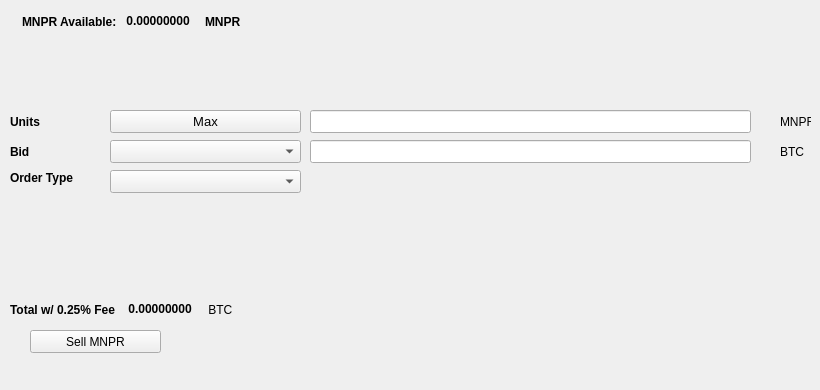
   <widget class="QWidget" name="SellTab">
    <attribute name="title">
     <string>Sell</string>
    </attribute>
    <widget class="QLabel" name="label_16">
     <property name="geometry">
      <rect>
       <x>780</x>
       <y>140</y>
       <width>31</width>
       <height>23</height>
      </rect>
     </property>
     <property name="text">
      <string>BTC</string>
     </property>
    </widget>
    <widget class="QComboBox" name="SellBidcomboBox">
     <property name="geometry">
      <rect>
       <x>110</x>
       <y>140</y>
       <width>191</width>
       <height>23</height>
      </rect>
     </property>
     <property name="font">
      <font>
       <pointsize>10</pointsize>
      </font>
     </property>
    </widget>
    <widget class="QLabel" name="label_18">
     <property name="geometry">
      <rect>
       <x>10</x>
       <y>110</y>
       <width>46</width>
       <height>23</height>
      </rect>
     </property>
     <property name="font">
      <font>
       <weight>75</weight>
       <bold>true</bold>
      </font>
     </property>
     <property name="text">
      <string>Units</string>
     </property>
    </widget>
    <widget class="QPushButton" name="Sell_Max_Amount">
     <property name="geometry">
      <rect>
       <x>110</x>
       <y>110</y>
       <width>191</width>
       <height>23</height>
      </rect>
     </property>
     <property name="font">
      <font>
       <pointsize>10</pointsize>
      </font>
     </property>
     <property name="text">
      <string>Max</string>
     </property>
    </widget>
    <widget class="QLabel" name="label_20">
     <property name="geometry">
      <rect>
       <x>10</x>
       <y>170</y>
       <width>91</width>
       <height>16</height>
      </rect>
     </property>
     <property name="font">
      <font>
       <weight>75</weight>
       <bold>true</bold>
      </font>
     </property>
     <property name="text">
      <string>Order Type</string>
     </property>
    </widget>
    <widget class="QComboBox" name="SellOrdertypeCombo">
     <property name="geometry">
      <rect>
       <x>110</x>
       <y>170</y>
       <width>191</width>
       <height>23</height>
      </rect>
     </property>
     <property name="font">
      <font>
       <pointsize>10</pointsize>
      </font>
     </property>
    </widget>
    <widget class="QLabel" name="label_21">
     <property name="geometry">
      <rect>
       <x>10</x>
       <y>140</y>
       <width>46</width>
       <height>23</height>
      </rect>
     </property>
     <property name="font">
      <font>
       <weight>75</weight>
       <bold>true</bold>
      </font>
     </property>
     <property name="text">
      <string>Bid</string>
     </property>
    </widget>
    <widget class="QLabel" name="label_22">
     <property name="geometry">
      <rect>
       <x>780</x>
       <y>110</y>
       <width>31</width>
       <height>23</height>
      </rect>
     </property>
     <property name="text">
      <string>MNPR</string>
     </property>
    </widget>
    <widget class="QLineEdit" name="UnitsInputRUP">
     <property name="geometry">
      <rect>
       <x>310</x>
       <y>110</y>
       <width>441</width>
       <height>23</height>
      </rect>
     </property>
     <property name="font">
      <font>
       <pointsize>9</pointsize>
       <weight>75</weight>
       <bold>true</bold>
      </font>
     </property>
    </widget>
    <widget class="QLineEdit" name="SellBidPriceEdit">
     <property name="geometry">
      <rect>
       <x>310</x>
       <y>140</y>
       <width>441</width>
       <height>23</height>
      </rect>
     </property>
     <property name="font">
      <font>
       <pointsize>9</pointsize>
       <weight>75</weight>
       <bold>true</bold>
      </font>
     </property>
    </widget>
    <widget class="QPushButton" name="SellRUPBTN">
     <property name="geometry">
      <rect>
       <x>30</x>
       <y>330</y>
       <width>131</width>
       <height>23</height>
      </rect>
     </property>
     <property name="text">
      <string>Sell MNPR</string>
     </property>
     <property name="icon">
      <iconset resource="../mnpro">
       <normaloff>:/icons/bitcoin</normaloff>:/icons/bitcoin</iconset>
     </property>
    </widget>
    <widget class="QWidget" name="layoutWidget3">
     <property name="geometry">
      <rect>
       <x>22</x>
       <y>12</y>
       <width>258</width>
       <height>19</height>
      </rect>
     </property>
     <layout class="QHBoxLayout" name="horizontalLayout">
      <item>
       <widget class="QLabel" name="label232_2">
        <property name="font">
         <font>
          <weight>75</weight>
          <bold>true</bold>
         </font>
        </property>
        <property name="text">
         <string>MNPR Available:</string>
        </property>
       </widget>
      </item>
      <item>
       <widget class="QLabel" name="MNPRAvailableLabel">
        <property name="palette">
         <palette>
          <active>
           <colorrole role="WindowText">
            <brush brushstyle="SolidPattern">
             <color alpha="255">
              <red>0</red>
              <green>0</green>
              <blue>0</blue>
             </color>
            </brush>
           </colorrole>
           <colorrole role="Button">
            <brush brushstyle="SolidPattern">
             <color alpha="255">
              <red>0</red>
              <green>170</green>
              <blue>0</blue>
             </color>
            </brush>
           </colorrole>
           <colorrole role="Light">
            <brush brushstyle="SolidPattern">
             <color alpha="255">
              <red>0</red>
              <green>255</green>
              <blue>0</blue>
             </color>
            </brush>
           </colorrole>
           <colorrole role="Midlight">
            <brush brushstyle="SolidPattern">
             <color alpha="255">
              <red>0</red>
              <green>212</green>
              <blue>0</blue>
             </color>
            </brush>
           </colorrole>
           <colorrole role="Dark">
            <brush brushstyle="SolidPattern">
             <color alpha="255">
              <red>0</red>
              <green>85</green>
              <blue>0</blue>
             </color>
            </brush>
           </colorrole>
           <colorrole role="Mid">
            <brush brushstyle="SolidPattern">
             <color alpha="255">
              <red>0</red>
              <green>113</green>
              <blue>0</blue>
             </color>
            </brush>
           </colorrole>
           <colorrole role="Text">
            <brush brushstyle="SolidPattern">
             <color alpha="255">
              <red>0</red>
              <green>170</green>
              <blue>0</blue>
             </color>
            </brush>
           </colorrole>
           <colorrole role="BrightText">
            <brush brushstyle="SolidPattern">
             <color alpha="255">
              <red>255</red>
              <green>255</green>
              <blue>255</blue>
             </color>
            </brush>
           </colorrole>
           <colorrole role="ButtonText">
            <brush brushstyle="SolidPattern">
             <color alpha="255">
              <red>0</red>
              <green>0</green>
              <blue>0</blue>
             </color>
            </brush>
           </colorrole>
           <colorrole role="Base">
            <brush brushstyle="SolidPattern">
             <color alpha="255">
              <red>255</red>
              <green>255</green>
              <blue>255</blue>
             </color>
            </brush>
           </colorrole>
           <colorrole role="Window">
            <brush brushstyle="SolidPattern">
             <color alpha="255">
              <red>0</red>
              <green>170</green>
              <blue>0</blue>
             </color>
            </brush>
           </colorrole>
           <colorrole role="Shadow">
            <brush brushstyle="SolidPattern">
             <color alpha="255">
              <red>0</red>
              <green>0</green>
              <blue>0</blue>
             </color>
            </brush>
           </colorrole>
           <colorrole role="AlternateBase">
            <brush brushstyle="SolidPattern">
             <color alpha="255">
              <red>127</red>
              <green>212</green>
              <blue>127</blue>
             </color>
            </brush>
           </colorrole>
           <colorrole role="ToolTipBase">
            <brush brushstyle="SolidPattern">
             <color alpha="255">
              <red>255</red>
              <green>255</green>
              <blue>220</blue>
             </color>
            </brush>
           </colorrole>
           <colorrole role="ToolTipText">
            <brush brushstyle="SolidPattern">
             <color alpha="255">
              <red>0</red>
              <green>0</green>
              <blue>0</blue>
             </color>
            </brush>
           </colorrole>
          </active>
          <inactive>
           <colorrole role="WindowText">
            <brush brushstyle="SolidPattern">
             <color alpha="255">
              <red>0</red>
              <green>0</green>
              <blue>0</blue>
             </color>
            </brush>
           </colorrole>
           <colorrole role="Button">
            <brush brushstyle="SolidPattern">
             <color alpha="255">
              <red>0</red>
              <green>170</green>
              <blue>0</blue>
             </color>
            </brush>
           </colorrole>
           <colorrole role="Light">
            <brush brushstyle="SolidPattern">
             <color alpha="255">
              <red>0</red>
              <green>255</green>
              <blue>0</blue>
             </color>
            </brush>
           </colorrole>
           <colorrole role="Midlight">
            <brush brushstyle="SolidPattern">
             <color alpha="255">
              <red>0</red>
              <green>212</green>
              <blue>0</blue>
             </color>
            </brush>
           </colorrole>
           <colorrole role="Dark">
            <brush brushstyle="SolidPattern">
             <color alpha="255">
              <red>0</red>
              <green>85</green>
              <blue>0</blue>
             </color>
            </brush>
           </colorrole>
           <colorrole role="Mid">
            <brush brushstyle="SolidPattern">
             <color alpha="255">
              <red>0</red>
              <green>113</green>
              <blue>0</blue>
             </color>
            </brush>
           </colorrole>
           <colorrole role="Text">
            <brush brushstyle="SolidPattern">
             <color alpha="255">
              <red>0</red>
              <green>170</green>
              <blue>0</blue>
             </color>
            </brush>
           </colorrole>
           <colorrole role="BrightText">
            <brush brushstyle="SolidPattern">
             <color alpha="255">
              <red>255</red>
              <green>255</green>
              <blue>255</blue>
             </color>
            </brush>
           </colorrole>
           <colorrole role="ButtonText">
            <brush brushstyle="SolidPattern">
             <color alpha="255">
              <red>0</red>
              <green>0</green>
              <blue>0</blue>
             </color>
            </brush>
           </colorrole>
           <colorrole role="Base">
            <brush brushstyle="SolidPattern">
             <color alpha="255">
              <red>255</red>
              <green>255</green>
              <blue>255</blue>
             </color>
            </brush>
           </colorrole>
           <colorrole role="Window">
            <brush brushstyle="SolidPattern">
             <color alpha="255">
              <red>0</red>
              <green>170</green>
              <blue>0</blue>
             </color>
            </brush>
           </colorrole>
           <colorrole role="Shadow">
            <brush brushstyle="SolidPattern">
             <color alpha="255">
              <red>0</red>
              <green>0</green>
              <blue>0</blue>
             </color>
            </brush>
           </colorrole>
           <colorrole role="AlternateBase">
            <brush brushstyle="SolidPattern">
             <color alpha="255">
              <red>127</red>
              <green>212</green>
              <blue>127</blue>
             </color>
            </brush>
           </colorrole>
           <colorrole role="ToolTipBase">
            <brush brushstyle="SolidPattern">
             <color alpha="255">
              <red>255</red>
              <green>255</green>
              <blue>220</blue>
             </color>
            </brush>
           </colorrole>
           <colorrole role="ToolTipText">
            <brush brushstyle="SolidPattern">
             <color alpha="255">
              <red>0</red>
              <green>0</green>
              <blue>0</blue>
             </color>
            </brush>
           </colorrole>
          </inactive>
          <disabled>
           <colorrole role="WindowText">
            <brush brushstyle="SolidPattern">
             <color alpha="255">
              <red>0</red>
              <green>85</green>
              <blue>0</blue>
             </color>
            </brush>
           </colorrole>
           <colorrole role="Button">
            <brush brushstyle="SolidPattern">
             <color alpha="255">
              <red>0</red>
              <green>170</green>
              <blue>0</blue>
             </color>
            </brush>
           </colorrole>
           <colorrole role="Light">
            <brush brushstyle="SolidPattern">
             <color alpha="255">
              <red>0</red>
              <green>255</green>
              <blue>0</blue>
             </color>
            </brush>
           </colorrole>
           <colorrole role="Midlight">
            <brush brushstyle="SolidPattern">
             <color alpha="255">
              <red>0</red>
              <green>212</green>
              <blue>0</blue>
             </color>
            </brush>
           </colorrole>
           <colorrole role="Dark">
            <brush brushstyle="SolidPattern">
             <color alpha="255">
              <red>0</red>
              <green>85</green>
              <blue>0</blue>
             </color>
            </brush>
           </colorrole>
           <colorrole role="Mid">
            <brush brushstyle="SolidPattern">
             <color alpha="255">
              <red>0</red>
              <green>113</green>
              <blue>0</blue>
             </color>
            </brush>
           </colorrole>
           <colorrole role="Text">
            <brush brushstyle="SolidPattern">
             <color alpha="255">
              <red>0</red>
              <green>85</green>
              <blue>0</blue>
             </color>
            </brush>
           </colorrole>
           <colorrole role="BrightText">
            <brush brushstyle="SolidPattern">
             <color alpha="255">
              <red>255</red>
              <green>255</green>
              <blue>255</blue>
             </color>
            </brush>
           </colorrole>
           <colorrole role="ButtonText">
            <brush brushstyle="SolidPattern">
             <color alpha="255">
              <red>0</red>
              <green>85</green>
              <blue>0</blue>
             </color>
            </brush>
           </colorrole>
           <colorrole role="Base">
            <brush brushstyle="SolidPattern">
             <color alpha="255">
              <red>0</red>
              <green>170</green>
              <blue>0</blue>
             </color>
            </brush>
           </colorrole>
           <colorrole role="Window">
            <brush brushstyle="SolidPattern">
             <color alpha="255">
              <red>0</red>
              <green>170</green>
              <blue>0</blue>
             </color>
            </brush>
           </colorrole>
           <colorrole role="Shadow">
            <brush brushstyle="SolidPattern">
             <color alpha="255">
              <red>0</red>
              <green>0</green>
              <blue>0</blue>
             </color>
            </brush>
           </colorrole>
           <colorrole role="AlternateBase">
            <brush brushstyle="SolidPattern">
             <color alpha="255">
              <red>0</red>
              <green>170</green>
              <blue>0</blue>
             </color>
            </brush>
           </colorrole>
           <colorrole role="ToolTipBase">
            <brush brushstyle="SolidPattern">
             <color alpha="255">
              <red>255</red>
              <green>255</green>
              <blue>220</blue>
             </color>
            </brush>
           </colorrole>
           <colorrole role="ToolTipText">
            <brush brushstyle="SolidPattern">
             <color alpha="255">
              <red>0</red>
              <green>0</green>
              <blue>0</blue>
             </color>
            </brush>
           </colorrole>
          </disabled>
         </palette>
        </property>
        <property name="font">
         <font>
          <weight>75</weight>
          <bold>true</bold>
         </font>
        </property>
        <property name="text">
         <string> 0.00000000 </string>
        </property>
        <property name="textInteractionFlags">
         <set>Qt::LinksAccessibleByMouse|Qt::TextSelectableByKeyboard|Qt::TextSelectableByMouse</set>
        </property>
       </widget>
      </item>
      <item>
       <widget class="QLabel" name="labelMNPR">
        <property name="font">
         <font>
          <weight>75</weight>
          <bold>true</bold>
         </font>
        </property>
        <property name="text">
         <string>MNPR</string>
        </property>
       </widget>
      </item>
     </layout>
    </widget>
    <widget class="QWidget" name="layoutWidget">
     <property name="geometry">
      <rect>
       <x>10</x>
       <y>300</y>
       <width>268</width>
       <height>19</height>
      </rect>
     </property>
     <layout class="QHBoxLayout" name="horizontalLayout_2">
      <item>
       <widget class="QLabel" name="label_19">
        <property name="font">
         <font>
          <weight>75</weight>
          <bold>true</bold>
         </font>
        </property>
        <property name="text">
         <string>Total w/ 0.25% Fee </string>
        </property>
       </widget>
      </item>
      <item>
       <widget class="QLabel" name="SellCostLabel">
        <property name="palette">
         <palette>
          <active>
           <colorrole role="WindowText">
            <brush brushstyle="SolidPattern">
             <color alpha="255">
              <red>0</red>
              <green>0</green>
              <blue>0</blue>
             </color>
            </brush>
           </colorrole>
           <colorrole role="Button">
            <brush brushstyle="SolidPattern">
             <color alpha="255">
              <red>0</red>
              <green>170</green>
              <blue>0</blue>
             </color>
            </brush>
           </colorrole>
           <colorrole role="Light">
            <brush brushstyle="SolidPattern">
             <color alpha="255">
              <red>0</red>
              <green>255</green>
              <blue>0</blue>
             </color>
            </brush>
           </colorrole>
           <colorrole role="Midlight">
            <brush brushstyle="SolidPattern">
             <color alpha="255">
              <red>0</red>
              <green>212</green>
              <blue>0</blue>
             </color>
            </brush>
           </colorrole>
           <colorrole role="Dark">
            <brush brushstyle="SolidPattern">
             <color alpha="255">
              <red>0</red>
              <green>85</green>
              <blue>0</blue>
             </color>
            </brush>
           </colorrole>
           <colorrole role="Mid">
            <brush brushstyle="SolidPattern">
             <color alpha="255">
              <red>0</red>
              <green>113</green>
              <blue>0</blue>
             </color>
            </brush>
           </colorrole>
           <colorrole role="Text">
            <brush brushstyle="SolidPattern">
             <color alpha="255">
              <red>0</red>
              <green>170</green>
              <blue>0</blue>
             </color>
            </brush>
           </colorrole>
           <colorrole role="BrightText">
            <brush brushstyle="SolidPattern">
             <color alpha="255">
              <red>255</red>
              <green>255</green>
              <blue>255</blue>
             </color>
            </brush>
           </colorrole>
           <colorrole role="ButtonText">
            <brush brushstyle="SolidPattern">
             <color alpha="255">
              <red>0</red>
              <green>0</green>
              <blue>0</blue>
             </color>
            </brush>
           </colorrole>
           <colorrole role="Base">
            <brush brushstyle="SolidPattern">
             <color alpha="255">
              <red>255</red>
              <green>255</green>
              <blue>255</blue>
             </color>
            </brush>
           </colorrole>
           <colorrole role="Window">
            <brush brushstyle="SolidPattern">
             <color alpha="255">
              <red>0</red>
              <green>170</green>
              <blue>0</blue>
             </color>
            </brush>
           </colorrole>
           <colorrole role="Shadow">
            <brush brushstyle="SolidPattern">
             <color alpha="255">
              <red>0</red>
              <green>0</green>
              <blue>0</blue>
             </color>
            </brush>
           </colorrole>
           <colorrole role="AlternateBase">
            <brush brushstyle="SolidPattern">
             <color alpha="255">
              <red>127</red>
              <green>212</green>
              <blue>127</blue>
             </color>
            </brush>
           </colorrole>
           <colorrole role="ToolTipBase">
            <brush brushstyle="SolidPattern">
             <color alpha="255">
              <red>255</red>
              <green>255</green>
              <blue>220</blue>
             </color>
            </brush>
           </colorrole>
           <colorrole role="ToolTipText">
            <brush brushstyle="SolidPattern">
             <color alpha="255">
              <red>0</red>
              <green>0</green>
              <blue>0</blue>
             </color>
            </brush>
           </colorrole>
          </active>
          <inactive>
           <colorrole role="WindowText">
            <brush brushstyle="SolidPattern">
             <color alpha="255">
              <red>0</red>
              <green>0</green>
              <blue>0</blue>
             </color>
            </brush>
           </colorrole>
           <colorrole role="Button">
            <brush brushstyle="SolidPattern">
             <color alpha="255">
              <red>0</red>
              <green>170</green>
              <blue>0</blue>
             </color>
            </brush>
           </colorrole>
           <colorrole role="Light">
            <brush brushstyle="SolidPattern">
             <color alpha="255">
              <red>0</red>
              <green>255</green>
              <blue>0</blue>
             </color>
            </brush>
           </colorrole>
           <colorrole role="Midlight">
            <brush brushstyle="SolidPattern">
             <color alpha="255">
              <red>0</red>
              <green>212</green>
              <blue>0</blue>
             </color>
            </brush>
           </colorrole>
           <colorrole role="Dark">
            <brush brushstyle="SolidPattern">
             <color alpha="255">
              <red>0</red>
              <green>85</green>
              <blue>0</blue>
             </color>
            </brush>
           </colorrole>
           <colorrole role="Mid">
            <brush brushstyle="SolidPattern">
             <color alpha="255">
              <red>0</red>
              <green>113</green>
              <blue>0</blue>
             </color>
            </brush>
           </colorrole>
           <colorrole role="Text">
            <brush brushstyle="SolidPattern">
             <color alpha="255">
              <red>0</red>
              <green>170</green>
              <blue>0</blue>
             </color>
            </brush>
           </colorrole>
           <colorrole role="BrightText">
            <brush brushstyle="SolidPattern">
             <color alpha="255">
              <red>255</red>
              <green>255</green>
              <blue>255</blue>
             </color>
            </brush>
           </colorrole>
           <colorrole role="ButtonText">
            <brush brushstyle="SolidPattern">
             <color alpha="255">
              <red>0</red>
              <green>0</green>
              <blue>0</blue>
             </color>
            </brush>
           </colorrole>
           <colorrole role="Base">
            <brush brushstyle="SolidPattern">
             <color alpha="255">
              <red>255</red>
              <green>255</green>
              <blue>255</blue>
             </color>
            </brush>
           </colorrole>
           <colorrole role="Window">
            <brush brushstyle="SolidPattern">
             <color alpha="255">
              <red>0</red>
              <green>170</green>
              <blue>0</blue>
             </color>
            </brush>
           </colorrole>
           <colorrole role="Shadow">
            <brush brushstyle="SolidPattern">
             <color alpha="255">
              <red>0</red>
              <green>0</green>
              <blue>0</blue>
             </color>
            </brush>
           </colorrole>
           <colorrole role="AlternateBase">
            <brush brushstyle="SolidPattern">
             <color alpha="255">
              <red>127</red>
              <green>212</green>
              <blue>127</blue>
             </color>
            </brush>
           </colorrole>
           <colorrole role="ToolTipBase">
            <brush brushstyle="SolidPattern">
             <color alpha="255">
              <red>255</red>
              <green>255</green>
              <blue>220</blue>
             </color>
            </brush>
           </colorrole>
           <colorrole role="ToolTipText">
            <brush brushstyle="SolidPattern">
             <color alpha="255">
              <red>0</red>
              <green>0</green>
              <blue>0</blue>
             </color>
            </brush>
           </colorrole>
          </inactive>
          <disabled>
           <colorrole role="WindowText">
            <brush brushstyle="SolidPattern">
             <color alpha="255">
              <red>0</red>
              <green>85</green>
              <blue>0</blue>
             </color>
            </brush>
           </colorrole>
           <colorrole role="Button">
            <brush brushstyle="SolidPattern">
             <color alpha="255">
              <red>0</red>
              <green>170</green>
              <blue>0</blue>
             </color>
            </brush>
           </colorrole>
           <colorrole role="Light">
            <brush brushstyle="SolidPattern">
             <color alpha="255">
              <red>0</red>
              <green>255</green>
              <blue>0</blue>
             </color>
            </brush>
           </colorrole>
           <colorrole role="Midlight">
            <brush brushstyle="SolidPattern">
             <color alpha="255">
              <red>0</red>
              <green>212</green>
              <blue>0</blue>
             </color>
            </brush>
           </colorrole>
           <colorrole role="Dark">
            <brush brushstyle="SolidPattern">
             <color alpha="255">
              <red>0</red>
              <green>85</green>
              <blue>0</blue>
             </color>
            </brush>
           </colorrole>
           <colorrole role="Mid">
            <brush brushstyle="SolidPattern">
             <color alpha="255">
              <red>0</red>
              <green>113</green>
              <blue>0</blue>
             </color>
            </brush>
           </colorrole>
           <colorrole role="Text">
            <brush brushstyle="SolidPattern">
             <color alpha="255">
              <red>0</red>
              <green>85</green>
              <blue>0</blue>
             </color>
            </brush>
           </colorrole>
           <colorrole role="BrightText">
            <brush brushstyle="SolidPattern">
             <color alpha="255">
              <red>255</red>
              <green>255</green>
              <blue>255</blue>
             </color>
            </brush>
           </colorrole>
           <colorrole role="ButtonText">
            <brush brushstyle="SolidPattern">
             <color alpha="255">
              <red>0</red>
              <green>85</green>
              <blue>0</blue>
             </color>
            </brush>
           </colorrole>
           <colorrole role="Base">
            <brush brushstyle="SolidPattern">
             <color alpha="255">
              <red>0</red>
              <green>170</green>
              <blue>0</blue>
             </color>
            </brush>
           </colorrole>
           <colorrole role="Window">
            <brush brushstyle="SolidPattern">
             <color alpha="255">
              <red>0</red>
              <green>170</green>
              <blue>0</blue>
             </color>
            </brush>
           </colorrole>
           <colorrole role="Shadow">
            <brush brushstyle="SolidPattern">
             <color alpha="255">
              <red>0</red>
              <green>0</green>
              <blue>0</blue>
             </color>
            </brush>
           </colorrole>
           <colorrole role="AlternateBase">
            <brush brushstyle="SolidPattern">
             <color alpha="255">
              <red>0</red>
              <green>170</green>
              <blue>0</blue>
             </color>
            </brush>
           </colorrole>
           <colorrole role="ToolTipBase">
            <brush brushstyle="SolidPattern">
             <color alpha="255">
              <red>255</red>
              <green>255</green>
              <blue>220</blue>
             </color>
            </brush>
           </colorrole>
           <colorrole role="ToolTipText">
            <brush brushstyle="SolidPattern">
             <color alpha="255">
              <red>0</red>
              <green>0</green>
              <blue>0</blue>
             </color>
            </brush>
           </colorrole>
          </disabled>
         </palette>
        </property>
        <property name="font">
         <font>
          <weight>75</weight>
          <bold>true</bold>
         </font>
        </property>
        <property name="autoFillBackground">
         <bool>false</bool>
        </property>
        <property name="text">
         <string> 0.00000000</string>
        </property>
        <property name="textInteractionFlags">
         <set>Qt::LinksAccessibleByMouse|Qt::TextSelectableByMouse</set>
        </property>
       </widget>
      </item>
      <item>
       <widget class="QLabel" name="label_17">
        <property name="font">
         <font>
          <weight>50</weight>
          <bold>false</bold>
         </font>
        </property>
        <property name="text">
         <string> BTC</string>
        </property>
       </widget>
      </item>
     </layout>
    </widget>
    <widget class="QLabel" name="label_23">
     <property name="geometry">
      <rect>
       <x>460</x>
       <y>300</y>
       <width>281</width>
       <height>81</height>
      </rect>
     </property>
     <property name="text">
      <string/>
     </property>
     <property name="pixmap">
      <pixmap>:/images/bittrex</pixmap>
     </property>
    </widget>
   </widget>
